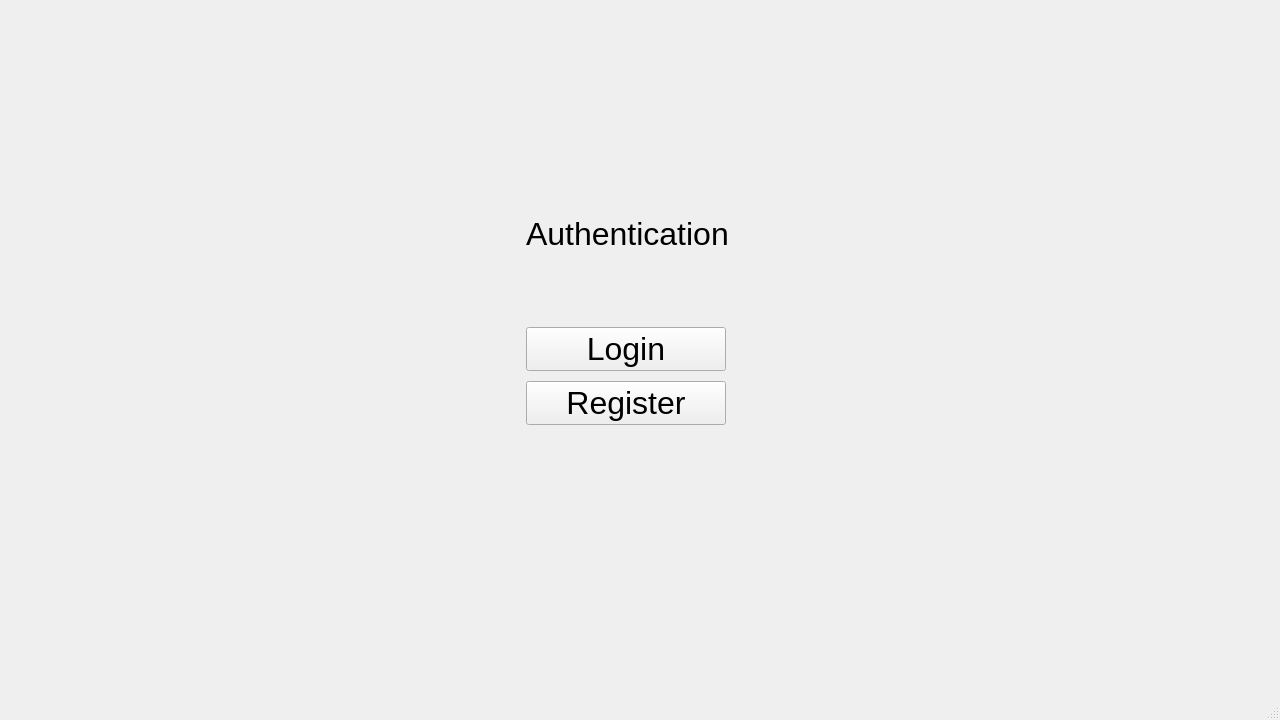
<?xml version="1.0" encoding="UTF-8"?>
<ui version="4.0">
 <class>AuthWindow</class>
 <widget class="QMainWindow" name="AuthWindow">
  <property name="geometry">
   <rect>
    <x>0</x>
    <y>0</y>
    <width>1280</width>
    <height>720</height>
   </rect>
  </property>
  <property name="font">
   <font>
    <pointsize>15</pointsize>
   </font>
  </property>
  <property name="windowTitle">
   <string>Cool Chat - Authentication</string>
  </property>
  <widget class="QWidget" name="centralwidget">
   <widget class="QWidget" name="buttonsWidget" native="true">
    <property name="geometry">
     <rect>
      <x>520</x>
      <y>210</y>
      <width>221</width>
      <height>221</height>
     </rect>
    </property>
    <layout class="QVBoxLayout" name="buttonsLayout">
     <property name="spacing">
      <number>10</number>
     </property>
     <property name="leftMargin">
      <number>6</number>
     </property>
     <property name="rightMargin">
      <number>6</number>
     </property>
     <item>
      <spacer name="verticalSpacer_2">
       <property name="orientation">
        <enum>Qt::Vertical</enum>
       </property>
       <property name="sizeHint" stdset="0">
        <size>
         <width>20</width>
         <height>40</height>
        </size>
       </property>
      </spacer>
     </item>
     <item>
      <widget class="QLabel" name="label">
       <property name="font">
        <font>
         <pointsize>24</pointsize>
        </font>
       </property>
       <property name="text">
        <string>Authentication</string>
       </property>
      </widget>
     </item>
     <item>
      <spacer name="verticalSpacer_3">
       <property name="orientation">
        <enum>Qt::Vertical</enum>
       </property>
       <property name="sizeHint" stdset="0">
        <size>
         <width>20</width>
         <height>100</height>
        </size>
       </property>
      </spacer>
     </item>
     <item>
      <widget class="QPushButton" name="loginButton">
       <property name="enabled">
        <bool>true</bool>
       </property>
       <property name="sizePolicy">
        <sizepolicy hsizetype="Preferred" vsizetype="Preferred">
         <horstretch>0</horstretch>
         <verstretch>0</verstretch>
        </sizepolicy>
       </property>
       <property name="maximumSize">
        <size>
         <width>200</width>
         <height>50</height>
        </size>
       </property>
       <property name="baseSize">
        <size>
         <width>200</width>
         <height>0</height>
        </size>
       </property>
       <property name="font">
        <font>
         <pointsize>24</pointsize>
        </font>
       </property>
       <property name="layoutDirection">
        <enum>Qt::LeftToRight</enum>
       </property>
       <property name="text">
        <string>Login</string>
       </property>
      </widget>
     </item>
     <item>
      <widget class="QPushButton" name="registerButton">
       <property name="sizePolicy">
        <sizepolicy hsizetype="Preferred" vsizetype="Preferred">
         <horstretch>0</horstretch>
         <verstretch>0</verstretch>
        </sizepolicy>
       </property>
       <property name="maximumSize">
        <size>
         <width>200</width>
         <height>50</height>
        </size>
       </property>
       <property name="font">
        <font>
         <pointsize>24</pointsize>
        </font>
       </property>
       <property name="text">
        <string>Register</string>
       </property>
      </widget>
     </item>
     <item>
      <spacer name="verticalSpacer">
       <property name="orientation">
        <enum>Qt::Vertical</enum>
       </property>
       <property name="sizeHint" stdset="0">
        <size>
         <width>20</width>
         <height>40</height>
        </size>
       </property>
      </spacer>
     </item>
    </layout>
   </widget>
  </widget>
  <widget class="QStatusBar" name="statusbar"/>
 </widget>
 <resources/>
 <connections/>
</ui>
